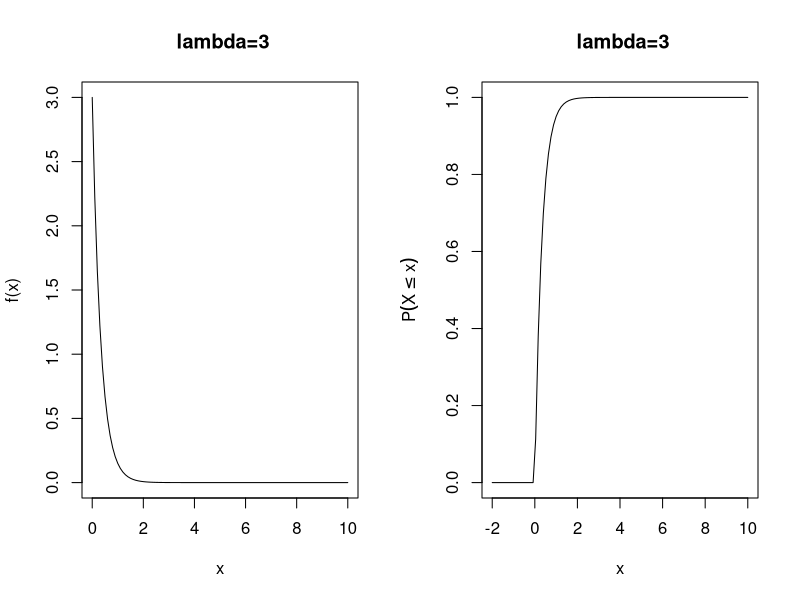
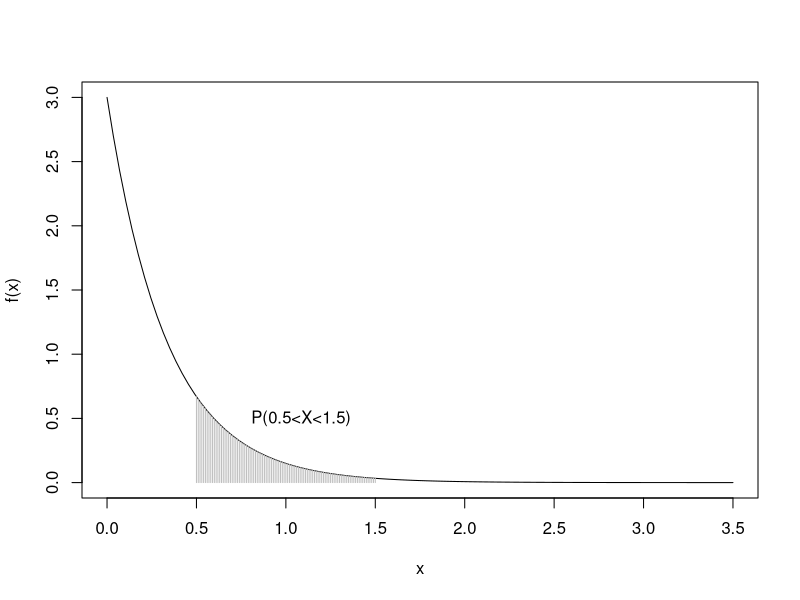
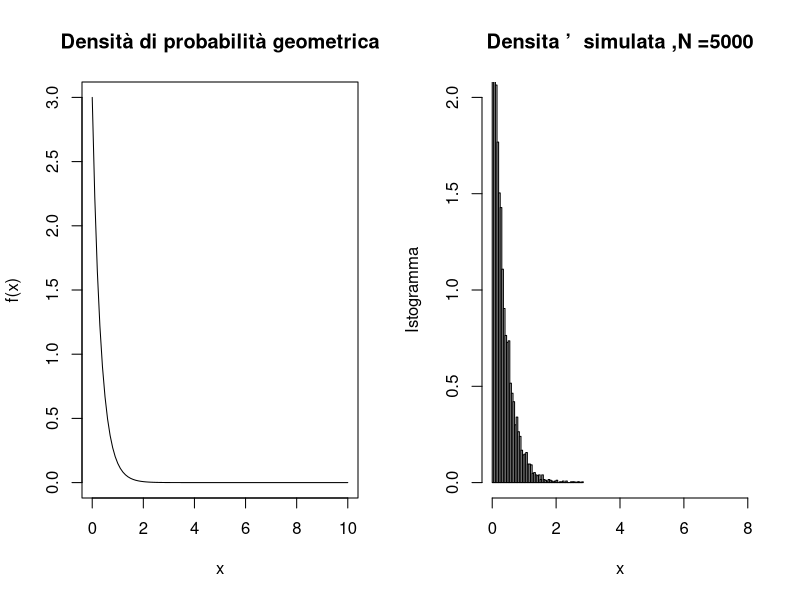

Write R code to recreate these figures, in order.
png("grafici/densitàdistribuzioneEsponenziale.png")
par ( mfrow =c(1 ,2) )
curve ( dexp(x,rate=3) ,from =0, to=10, xlab="x", ylab="f(x)",main=" lambda=3")
curve ( pexp(x,rate=3) ,from =-2, to =10, xlab="x",ylab= expression (P(X<=x)),main=" lambda=3")
dev.off()

png("grafici/rappresentazioneProbEsponenziale.png")
curve ( dexp(x,rate =3) ,from =0, to =3.5 , xlab="x",ylab="f(x)")
x<-seq (0.5 ,1.5 ,0.01)
lines (x, dexp(x,rate =3) ,type="h",col =" grey")
text (1.1 ,0.5 , "P(0.5<X<1.5) ")
dev.off()

prob<-pexp (1.5 ,3) -pexp (0.5 ,3)

z <-c (0 ,0.25 ,0.5 ,0.75 ,1)
qexp(z, rate =3)

png("grafici/densitàEsponenzialeESimulata.png")
par ( mfrow =c(1 ,2))
curve ( dexp(x,rate=3) ,from =0, to=10, xlab="x", ylab="f(x)",main="Densità di probabilità geometrica")
sim<-rexp(5000, rate =3)
hist(sim,freq=F,xlim =c(0 ,8) ,ylim =c(0 ,2) ,breaks =100 , xlab ="x", ylab=" Istogramma ",main=" Densita ’  simulata ,N =5000 ")
dev.off()


